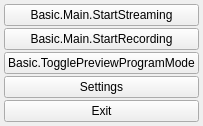
  <widget class="QDockWidget" name="controlsDock">
   <property name="features">
    <set>QDockWidget::AllDockWidgetFeatures</set>
   </property>
   <property name="windowTitle">
    <string>Basic.Main.Controls</string>
   </property>
   <attribute name="dockWidgetArea">
    <number>8</number>
   </attribute>
   <widget class="QWidget" name="dockWidgetContents_3">
    <layout class="QVBoxLayout" name="buttonsVLayout">
     <property name="spacing">
      <number>2</number>
     </property>
     <property name="leftMargin">
      <number>4</number>
     </property>
     <property name="topMargin">
      <number>4</number>
     </property>
     <property name="rightMargin">
      <number>4</number>
     </property>
     <property name="bottomMargin">
      <number>4</number>
     </property>
     <item>
      <widget class="QPushButton" name="streamButton">
       <property name="enabled">
        <bool>true</bool>
       </property>
       <property name="sizePolicy">
        <sizepolicy hsizetype="Preferred" vsizetype="Fixed">
         <horstretch>0</horstretch>
         <verstretch>0</verstretch>
        </sizepolicy>
       </property>
       <property name="text">
        <string>Basic.Main.StartStreaming</string>
       </property>
       <property name="checkable">
        <bool>true</bool>
       </property>
      </widget>
     </item>
     <item>
      <widget class="QPushButton" name="recordButton">
       <property name="enabled">
        <bool>true</bool>
       </property>
       <property name="sizePolicy">
        <sizepolicy hsizetype="Preferred" vsizetype="Fixed">
         <horstretch>0</horstretch>
         <verstretch>0</verstretch>
        </sizepolicy>
       </property>
       <property name="minimumSize">
        <size>
         <width>130</width>
         <height>0</height>
        </size>
       </property>
       <property name="text">
        <string>Basic.Main.StartRecording</string>
       </property>
       <property name="checkable">
        <bool>true</bool>
       </property>
      </widget>
     </item>
     <item>
      <widget class="QPushButton" name="modeSwitch">
       <property name="text">
        <string>Basic.TogglePreviewProgramMode</string>
       </property>
       <property name="checkable">
        <bool>true</bool>
       </property>
      </widget>
     </item>
     <item>
      <widget class="QPushButton" name="settingsButton">
       <property name="sizePolicy">
        <sizepolicy hsizetype="Preferred" vsizetype="Fixed">
         <horstretch>0</horstretch>
         <verstretch>0</verstretch>
        </sizepolicy>
       </property>
       <property name="text">
        <string>Settings</string>
       </property>
      </widget>
     </item>
     <item>
      <widget class="QPushButton" name="exitButton">
       <property name="sizePolicy">
        <sizepolicy hsizetype="Preferred" vsizetype="Fixed">
         <horstretch>0</horstretch>
         <verstretch>0</verstretch>
        </sizepolicy>
       </property>
       <property name="text">
        <string>Exit</string>
       </property>
      </widget>
     </item>
     <item>
      <spacer name="expVSpacer">
       <property name="orientation">
        <enum>Qt::Vertical</enum>
       </property>
       <property name="sizeHint" stdset="0">
        <size>
         <width>0</width>
         <height>0</height>
        </size>
       </property>
      </spacer>
     </item>
    </layout>
   </widget>
  </widget>
